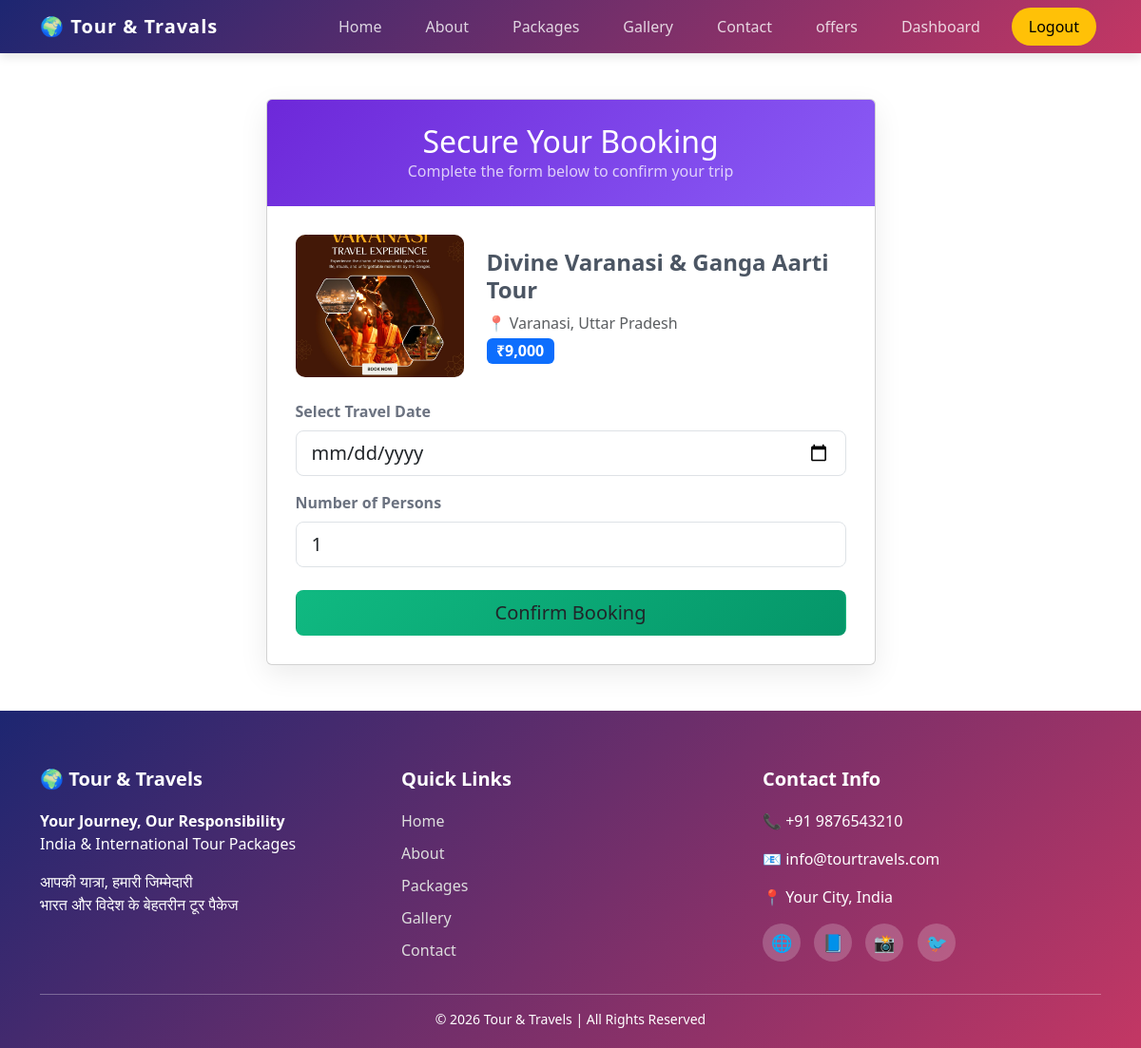
Screenshot of /booking_form.php?id=20 (signed in) with the database file from the repository.
### tables this page shows
CREATE TABLE `packages` (
  `id` int(11) NOT NULL,
  `p_name` varchar(255) NOT NULL,
  `p_location` varchar(100) NOT NULL,
  `p_price` decimal(10,2) NOT NULL,
  `p_transport` varchar(50) DEFAULT NULL,
  `p_transport_image` varchar(255) DEFAULT NULL,
  `p_hotel` varchar(255) DEFAULT NULL,
  `p_hotel_image` varchar(255) DEFAULT NULL,
  `p_description` text DEFAULT NULL,
  `p_image` varchar(255) DEFAULT NULL,
  `created_at` timestamp NOT NULL DEFAULT current_timestamp()
);

### booking_form.php (the view, shortened to what this page needs)
<?php
include "header.php";
include "admin/db.php";
if (isset($_GET['id'])) {
    $package_id = mysqli_real_escape_string($conn, $_GET['id']);
    $query = "SELECT * FROM packages WHERE id = '$package_id'";
    $result = mysqli_query($conn, $query);
    $package = mysqli_fetch_assoc($result);
} else {
    header("Location: explore_tours.php");
    exit();
}
?>
<!DOCTYPE html>
<html lang="en">
<head>
    <link href="https://cdn.jsdelivr.net/npm/bootstrap@5.3.0/dist/css/bootstrap.min.css" rel="stylesheet">
</head>
<body>
<div class="container py-5">
    <div class="row justify-content-center">
        <div class="col-md-7">
            <div class="card booking-card">
                <div class="card-header-custom">
                    <h2 class="mb-0">Secure Your Booking</h2>
                    <p class="mb-0 opacity-75">Complete the form below to confirm your trip</p>
                </div>
                <div class="card-body-custom">
                    <div class="row mb-4 align-items-center">
                        <div class="col-md-4">
                            <img src="admin/uploads/<?php echo $package['p_image']; ?>" class="img-preview" alt="Package Image">
                        </div>
                        <div class="col-md-8">
                            <h4 class="package-title"><?php echo $package['p_name']; ?></h4>
                            <p class="text-muted mb-1">📍 <?php echo $package['p_location']; ?></p>
                            <span class="badge bg-primary fs-6">₹<?php echo number_format($package['p_price']); ?></span>
                        </div>
                    </div>
                    <form action="booking_process.php" method="POST">
                        <div class="mb-3">
                            <label class="form-label">Select Travel Date</label>
                            <input type="date" name="travel_date" class="form-control form-control-lg" required>
                        </div>
                        <div class="mb-4">
                            <label class="form-label">Number of Persons</label>
                            <input type="number" name="persons" class="form-control form-control-lg" min="1" value="1" required>
                        </div>
                        <button type="submit" class="btn btn-confirm w-100 btn-lg">
                            Confirm Booking
                        </button>
                    </form>
                </div>
            </div>
        </div>
    </div>
</div>
<?php include "footer.php"; ?>
</body>
</html>

### booking_form.php (style rules this page uses)
body { background-color: #f4f7f6; font-family: 'Segoe UI', Tahoma, Geneva, Verdana, sans-serif; }
.booking-card { border: none; border-radius: 20px; box-shadow: 0 10px 30px rgba(0,0,0,0.08); overflow: hidden; background: white; }
.card-header-custom { background: linear-gradient(135deg, #6d28d9 0%, #8b5cf6 100%); color: white; padding: 25px; text-align: center; }
.card-body-custom { padding: 30px; }
.package-title { font-size: 1.5rem; font-weight: bold; color: #4b5563; }
.form-label { font-weight: 600; color: #6b7280; }
.btn-confirm { background: linear-gradient(135deg, #10b981 0%, #059669 100%); color: white; border: none; border-radius: 10px; padding: 12px; font-weight: bold; transition: transform 0.2s; }
.img-preview { width: 100%; height: 150px; object-fit: cover; border-radius: 10px; }

### rows the page displays
packages: p_image (picture), p_name "Divine Varanasi & Ganga Aarti Tour", p_location "Varanasi, Uttar Pradesh", p_price "9,000"
